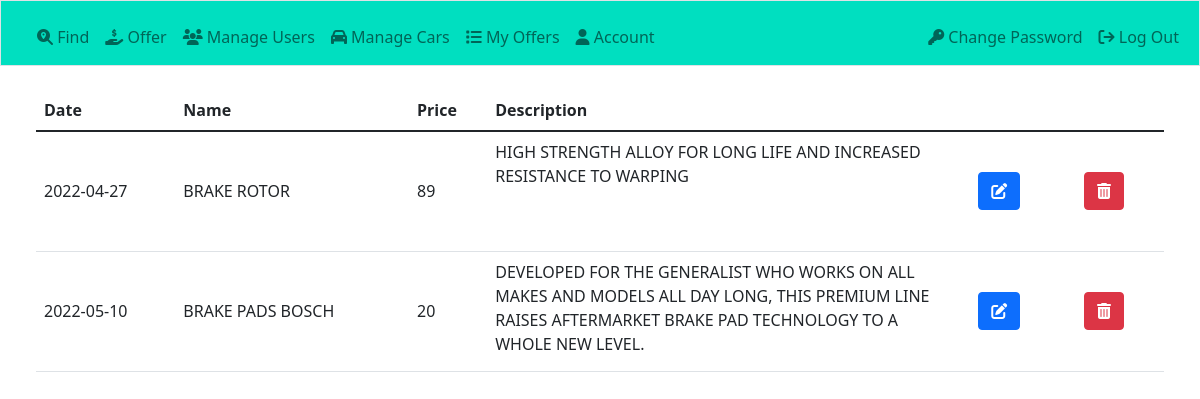
Page /myposts (signed in) on the committed database.
### tables this page shows
CREATE TABLE "parts" (
	"id"	INTEGER NOT NULL,
	"part_name"	TEXT NOT NULL,
	"id_user"	INTEGER NOT NULL,
	"price"	NUMERIC NOT NULL,
	"description"	TEXT NOT NULL,
	"date"	TEXT NOT NULL,
	"state"	INTEGER,
	PRIMARY KEY("id" AUTOINCREMENT)
);

### carpartsfinder/partsmanager.py (the view)
@app.route("/myposts", methods=["GET"])
@login_required
def myposts():
    iduser = session["user_id"]
    list = db.execute("SELECT id, part_name, cast(price as text) price, description, date, state FROM parts WHERE id_user = ?",(iduser,))
    return render_template("myposts.html", list = list)

### carpartsfinder/helpers.py (called while the page is built)
def login_required(f):
    @wraps(f)
    def decorated_function(*args, **kwargs):
        if session.get("user_id") is None:
            return redirect("/login")
        return f(*args, **kwargs)
    return decorated_function

def dict_factory(cursor, row):
    d = {}
    for idx, col in enumerate(cursor.description):
        d[col[0]] = row[idx]
    return d

    def execute(self, query, params = None):
        db = sqlite3.connect(self.name)
        db.row_factory = dict_factory
        cur = db.cursor()
        data = []
        if params == None:
            data = cur.execute(query).fetchall()
        else:
            data = cur.execute(query, params).fetchall()
            db.commit()
        db.close()
        return data

### carpartsfinder/templates/myposts.html (shortened to what this page needs)
{% extends "layout.html" %}
{% block main %}
    <head>
    </head>
    <div class="p-4">
        <table class="table">
            <thead>
                <tr>
                    <th>
                        Date
                    </th>
                    <th>
                        Name
                    </th>
                    <th>
                        Price
                    </th>
                    <th class="descrp">
                        Description
                    </th>
                    <th style="width: 20%;"></th>
                </tr>
            </thead>
            {% for item in list %}
            <tr  class="fila">
                <td>
                    <div class="h-100 d-flex align-items-center">
                     {{ item.date.split()[0] }}
                    </div>
                </td>
                <td>
                     <div class="h-100 d-flex align-items-center">
                         {{ item.part_name }}
                     </div>
                 </td>
                 <td>
                     <div class="h-100 d-flex align-items-center">
                         {{ item.price }}
                     </div>
                 </td>
                     <td>
                         <div class="h-100 overflow-auto">
                             {{ item.description }}
                         </div>
                     </td>
                     <td>
                         <div class="h-100 d-flex align-items-center justify-content-around">
                             <a href="/editpart?id={{item.id}}" class="btn btn-primary big" data-bs-toggle="tooltip" data-bs-placement="top" title="Edit"><i class="fa-solid fa-pen-to-square"></i></a>
                             <button data-name="{{item.part_name}}" data-id="{{item.id}}" class="btn btn-danger big delete" data-bs-toggle="tooltip" data-bs-placement="top" title="Delete"><i class="fa-solid fa-trash-can"></i></button>
                         </div>
                       </td>
            </tr>
            {% endfor %}
        </table>
    </div>
{% endblock %}

### carpartsfinder/templates/layout.html (shortened to what this page needs)
<!DOCTYPE html>
<html lang="en">
    <head>
        <link href="https://cdn.jsdelivr.net/npm/bootstrap@5.1.3/dist/css/bootstrap.min.css" rel="stylesheet">
        <link rel="stylesheet" href="https://cdnjs.cloudflare.com/ajax/libs/font-awesome/6.1.1/css/all.min.css" />
        <link href="/static/styles.css" rel="stylesheet">
    </head>
    <body>
        <nav class="bg-green border navbar navbar-expand-md navbar-light">
            <div class="container-fluid">
                <div class="collapse navbar-collapse" id="navbar">
                    {% if session["user_id"] %}
                     {% if session["user_rol"] == "master" %}
                        <ul class="navbar-nav me-auto mt-2">
                            <li class="nav-item"><a class="nav-link" href="/"><i class="fa-solid fa-magnifying-glass-location"></i> Find</a></li>
                            <li class="nav-item"><a class="nav-link" href="/sell"><i class="fa-solid fa-hand-holding-dollar"></i> Offer</a></li>
                            <li class="nav-item"><a class="nav-link" href="/manageusers"><i class="fa-solid fa-users"></i> Manage Users</a></li>
                            <li class="nav-item"><a class="nav-link" href="/managecars"><i class="fa-solid fa-car"></i></i> Manage Cars</a></li>
                            <li class="nav-item"><a class="nav-link" href="/myposts"><i class="fa-solid fa-list"></i> My Offers</a></li>
                            <li class="nav-item"><a class="nav-link" href="/accountmanager"><i class="fa-solid fa-user"></i> Account</a></li>
                        </ul>
                        <ul class="navbar-nav ms-auto mt-2">
                            <li class="nav-item"><a class="nav-link" href="/changepassword"><i class="fa-solid fa-key"></i></i> Change Password</a></li>
                            <li class="nav-item"><a class="nav-link" href="/logout"><i class="fa-solid fa-arrow-right-from-bracket"></i> Log Out</a></li>
                        </ul>
                        {% endif %}
                    {% else %}
                        <ul class="navbar-nav ms-auto mt-2">
                            <li class="nav-item"><a class="nav-link" href="/register">Register</a></li>
                            <li class="nav-item"><a class="nav-link" href="/login">Log In</a></li>
                        </ul>
                    {% endif %}
                </div>
            </div>
        </nav>
        <main class="container-fluid">
            {% block main %}{% endblock %}
        </main>
    </body>
</html>

### carpartsfinder/static/styles.css (style rules this page uses)
.bg-green { background-color: #00dfc0!important; }

### carpartsfinder/templates/myposts.html (style rules this page uses)
@media (min-width:576px) { tr { height: 1px; } }
@media (min-width:576px) { td { height: inherit; height: inherit; } }
@media (min-width:576px) { .fila { height: 120px!important; } }
@media (min-width:576px) { .descrp { width: 40%; } }
@media (min-width:576px) { .big { display: inline-block; } }

### rows in the picture
parts: date "2022-04-27", part_name "BRAKE ROTOR", price "89", description "HIGH STRENGTH ALLOY FOR LONG LIFE AND INCREASED RESISTANCE TO WARPING"
parts: date "2022-05-10", part_name "BRAKE PADS BOSCH", price "20", description "DEVELOPED FOR THE GENERALIST WHO WORKS ON ALL MAKES AND MODELS ALL DAY LONG, THIS PREMIUM LINE RAISES AFTERMARKET BRAKE PAD TECHNOLOGY TO A WHOLE NEW LEVEL."
